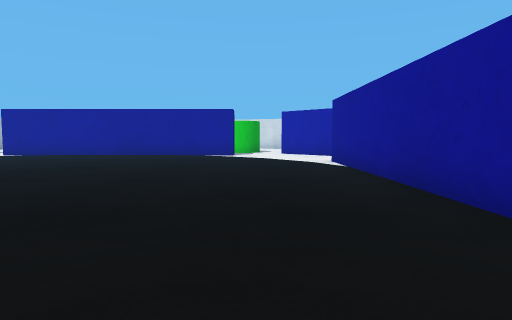
view 1 (above)

24 first-person views from a walk through a Webots world. The camera is 0.04 m above the floor, tilts 4° down and sees 75° across. The floor is counted in squares, 0.05 m on a side. Each view is taken from the middle of a square. On the plan, view 1 faces up. The plan holds only what a view shows up to about 11 squares ahead; the rest is blank. The robots in the file are not drawn. Webots' stock objects and surfaces are drawn as simple stand-ins.

view 2
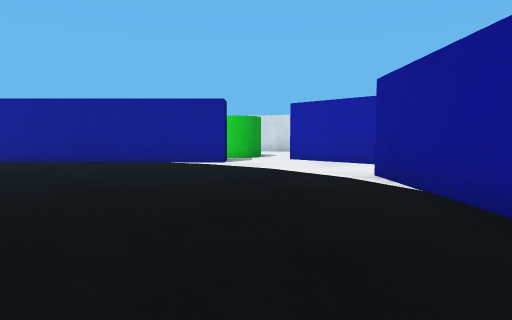

view 3
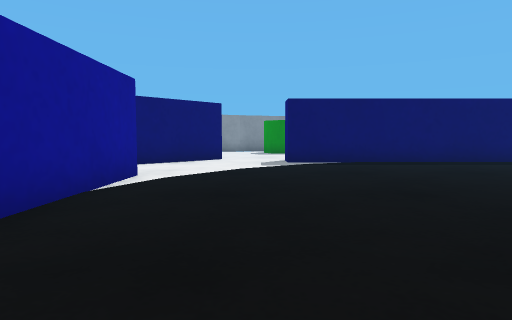

view 4
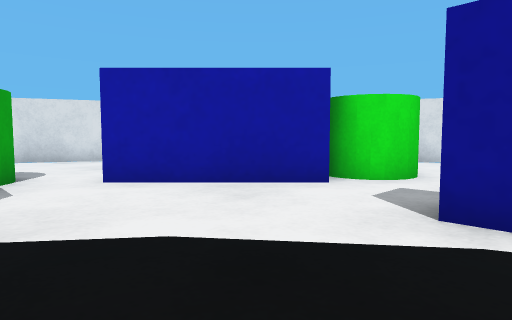

view 5
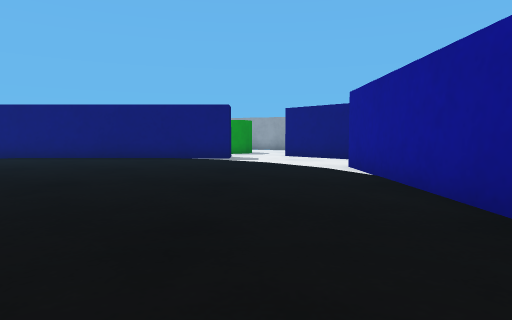

view 6
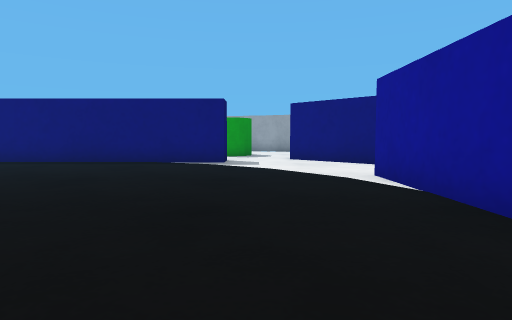

view 7
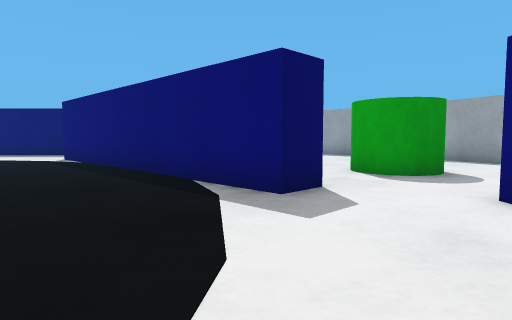

view 8
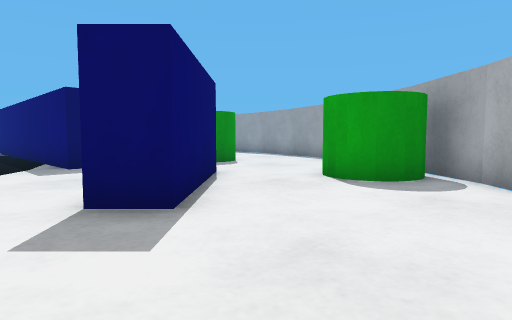

view 9
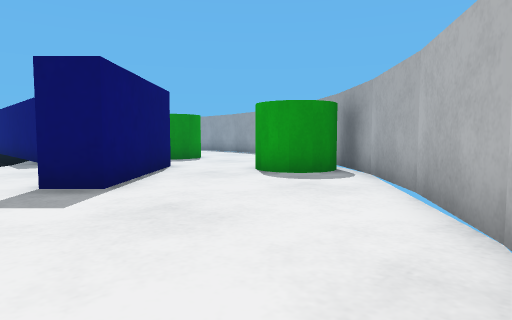

view 10
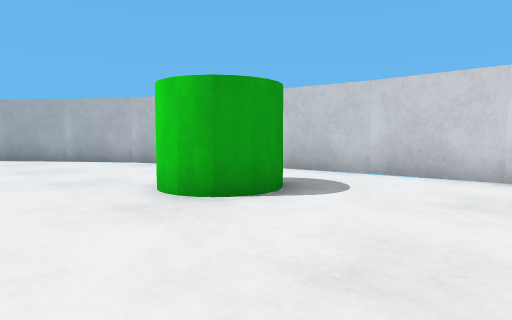

view 11
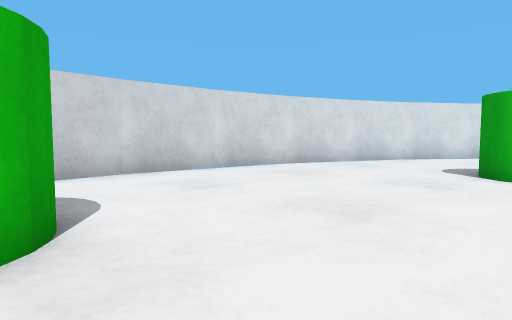

view 12
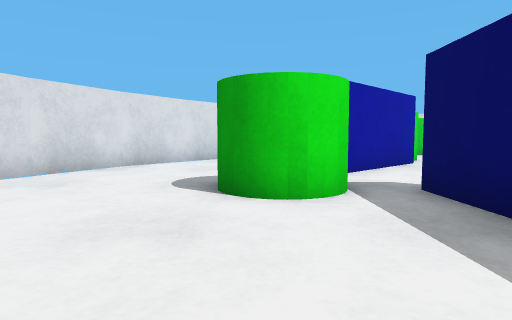

view 13
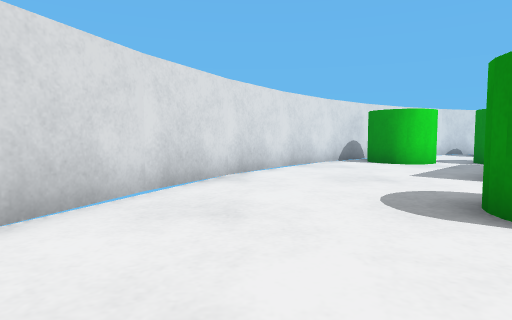

view 14
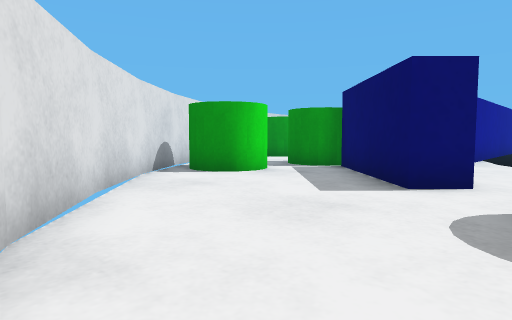

view 15
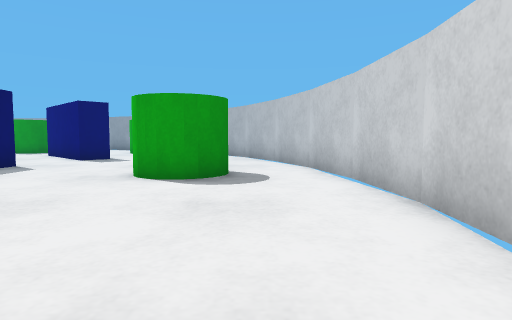

view 16
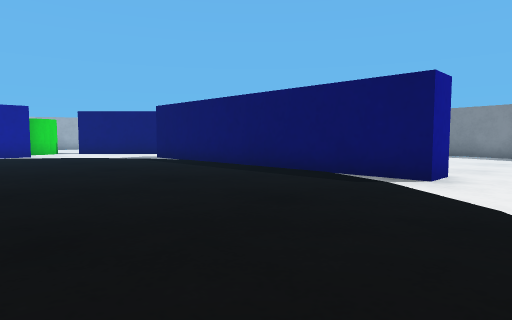

view 17
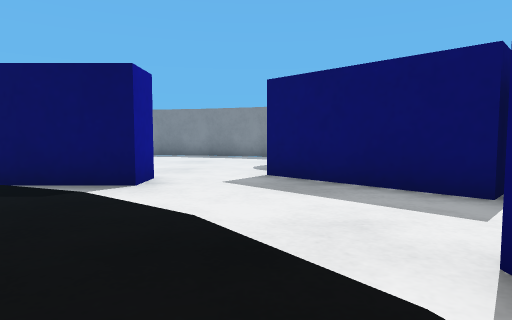

view 18
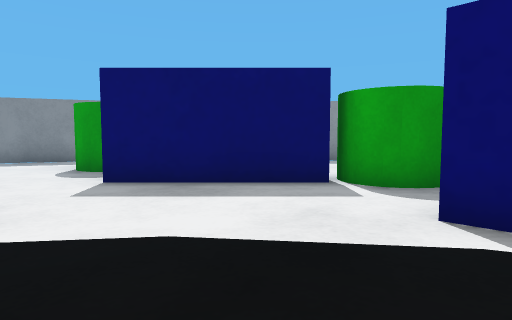

view 19
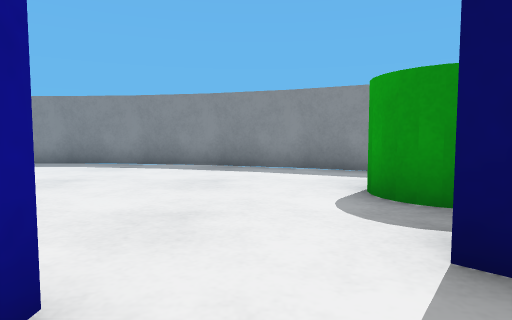

view 20
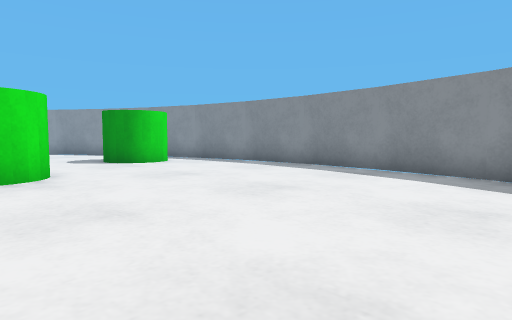

view 21
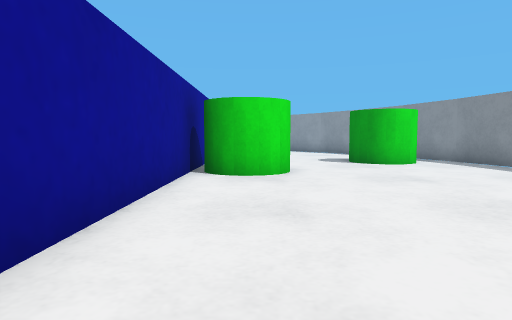

view 22
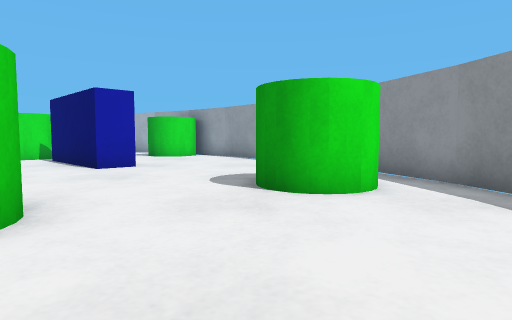

view 23
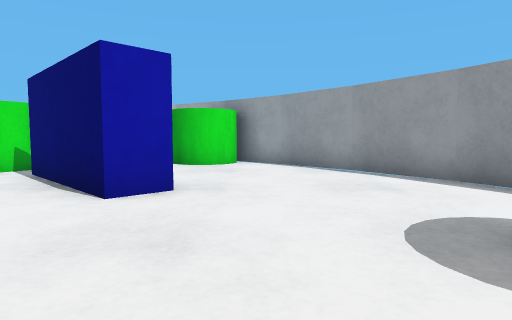

view 24
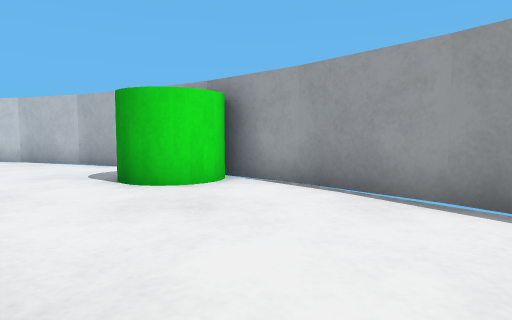

### Floor plan
Points are (right, up) in squares from view 1. A wall is a line through its corners. A room is listed if a view was taken in it or the views show most of it. See-through windows are left out.
Room 1 (views 1, 2, 3, 4, 5, 6, 7, 8, 9, 10, 11, 12, 13, 14, 15, 16, 17, 18, 19, 20, 21, 22, 23, 24)
walls: (2.5, 1) (2.5, 11); (-2.9, 15.5) (-1, 15.5); (-2.2, -3.5) (-10.1, -3.5); (-1, 15) (-1, 14.5) (-11, 14.5); (-11, 15.5) (-10.4, 15.5); (-15.6, 11) (-14.5, 11) (-14.5, 1); (-11, -3.6) (-11, -2.5) (-1, -2.5); (-13.7, 15.6) (-16.1, 13.2); (4.1, 13.1) (1.2, 16.1) (1.9, 16.8) (4.5, 14.2); (-16, -1.3) (-13.2, -4.1); (-16.8, 13.9) (-13.9, 16.8) (-13.2, 16); (2, -4.8) (1.2, -4.1) (4.1, -1.2); (-14.1, 22) (-15, 21.6); (2.1, -10) (3.1, -9.5); (-14.7, -9.7) (-12.8, -10.7); (-8.4, -11.8) (-5.9, -12); (-3.6, 23.8) (-6.1, 24); (5, 20.2) (2.9, 21.6); (3.1, 21.5) (0.9, 22.6) (-1.3, 23.4); (-16.9, 20.3) (-18.8, 18.7); (4.9, -8.3) (6.8, -6.7); (8.3, 16.9) (6.7, 18.7) (4.9, 20.3); (9.9, -2.4) (10.7, -0.8); (-10.6, 23.4) (-12.9, 22.6); (-1.4, -11.4) (0.6, -10.7); (-6, -12) (-4.2, -11.9); (-5.9, 24) (-8.4, 23.8); (-22.9, 12.2) (-23.4, 10.7); (8.9, 16.1) (8.2, 17); (10.5, 13.2) (10.2, 13.9); (3, -9.6) (5, -8.2); (-13, -10.6) (-10.6, -11.4); (10.6, -1) (11.4, 1.4); (-3.2, -11.8) (-1.3, -11.4); (-10.7, -11.4) (-8.2, -11.9); (11.4, 1.3) (11.5, 2.1); (-18.7, 18.8) (-20.3, 16.9); (6.7, -6.8) (7.8, -5.5); (-14.9, 21.7) (-17, 20.3); (-8.3, 23.9) (-10.7, 23.4); (-1.2, 23.4) (-3.7, 23.8)
objects: green cylinder (-19, 10) to (-18, 12); green cylinder (-19, 16) to (-18, 18); green cylinder (-17, -2) to (-16, 0); green cylinder (-14, -7) to (-14, -6); green cylinder (-10, 19) to (-8, 21); green cylinder (-5, -6) to (-4, -4); green cylinder (-2, -10) to (-1, -8); green cylinder (-2, 17) to (0, 19); green cylinder (4, -1) to (5, 0); green cylinder (5, 12) to (6, 14); green cylinder (6, -5) to (8, -4); green cylinder (6, 16) to (7, 17)

Positions as (right, up) in squares from view 1, and headings:
1: (0, 0), facing up
2: (0, 4), facing up
3: (0, 8), facing down
4: (-1, 10), facing up-right
5: (-2, 12), facing left
6: (-4, 12), facing left
7: (-11, 14), facing down-left
8: (-12, 20), facing down-left
9: (-12, 22), facing down-left
10: (-5, 17), facing up-left
11: (-9, 17), facing up-right
12: (-6, 18), facing right
13: (-4, 21), facing right
14: (0, 22), facing down-right
15: (-2, 22), facing left
16: (-13, 4), facing down-right
17: (-13, 3), facing down
18: (-11, 2), facing down-left
19: (-12, -2), facing down
20: (-12, -4), facing down-right
21: (-12, -5), facing right
22: (-7, -8), facing right
23: (-3, -6), facing right
24: (1, -6), facing right
